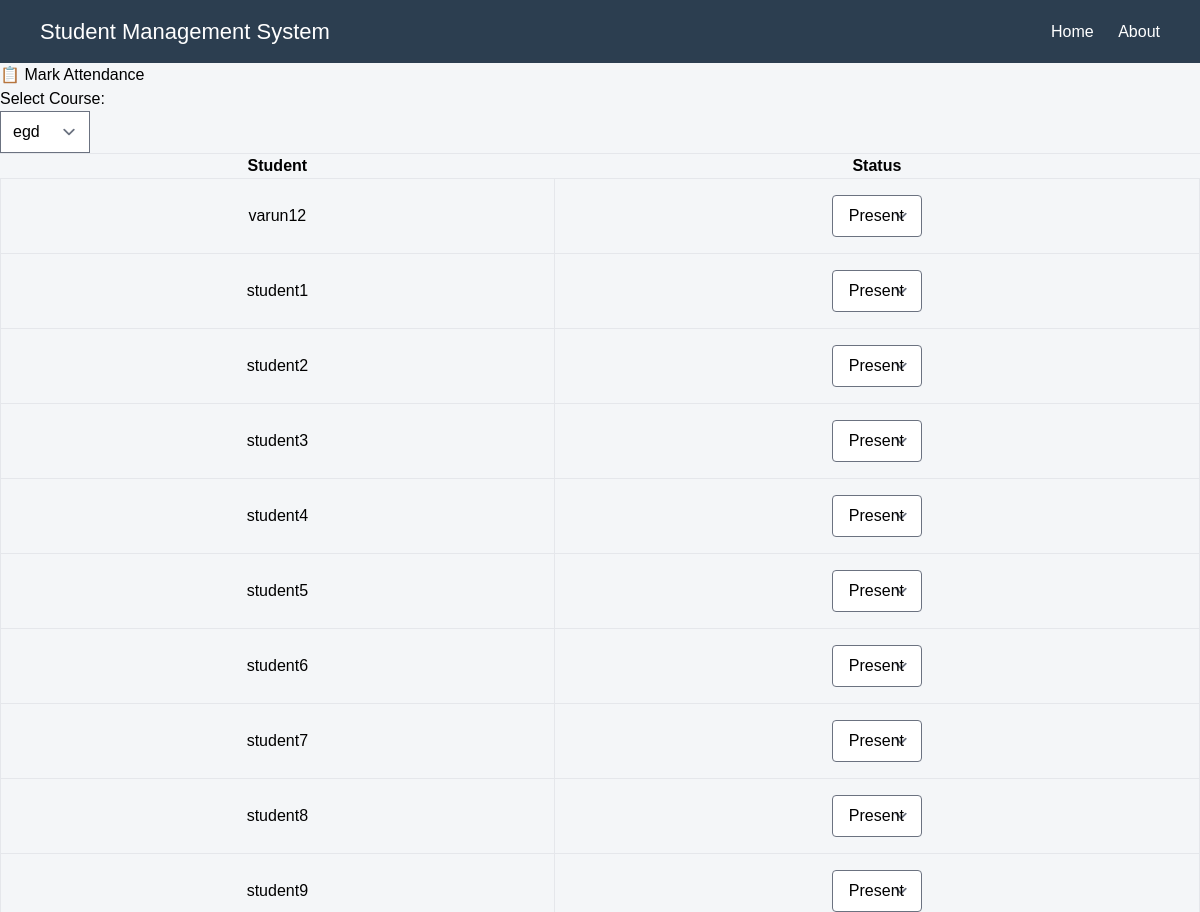
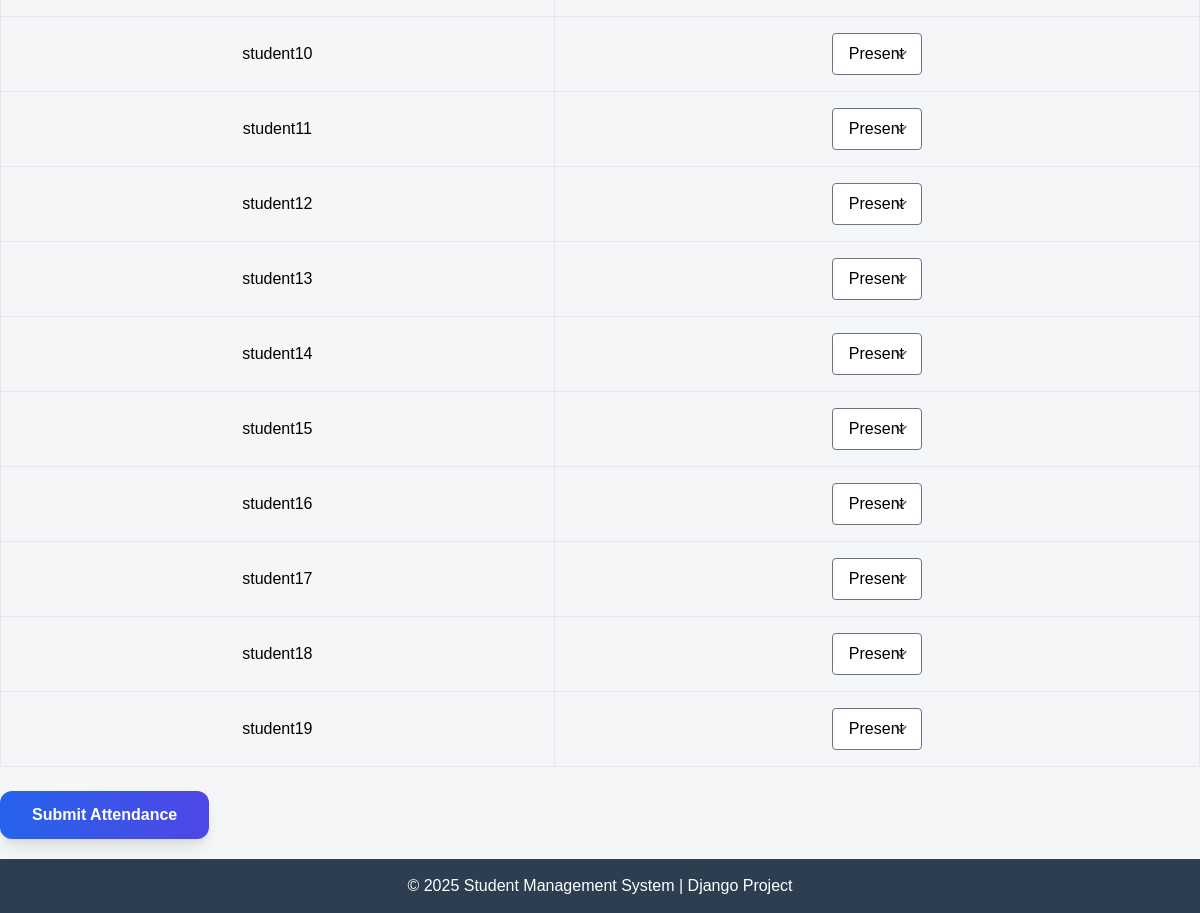
The app's page /teachers/teacher_dashboard/mark_attendance/ (signed in) with its own data (2 pictures, top to bottom).
### students/models.py (models this page shows, shortened)
class Student(models.Model):
    user = models.OneToOneField(user, on_delete=models.CASCADE)
    first_name = models.CharField(max_length=50)
    last_name = models.CharField(max_length=50)
    s_id      = models.IntegerField(unique=True )
    email =   models.EmailField(unique= True)
    phone_no = models.CharField(max_length=15)
    d_o_b = models.DateField(null= True)
    enrollement_date = models.DateField(auto_now_add=True)
    deparment = models.ForeignKey("courses.Department",  on_delete=models.SET_NULL, null= True,  blank=True)

### accounts/models.py (models this page shows, shortened)
class user(AbstractUser):
    User_type_choices = (
        ('admin' , 'Admin'),
        ('student' , 'Student'),
        ('teacher' , 'Teacher')
    )
    user_type = models.CharField(choices=User_type_choices,max_length=50)
    phone = models.CharField( max_length=20)

### teachers/views.py (the view, shortened to what this page needs)
# urls.py: path('teacher_dashboard/mark_attendance/' , views.mark_attendance , name = 'mark_attendance')
@login_required
def mark_attendance(req):
    if  not req.user.groups.filter(name = 'teachers').exists():
        messages.error(req , 'Access Denied You are not a teacher')
        return redirect('teacher_dashboard')
    courses = Course.objects.all()
    students = Student.objects.all()
    return render(req , 'teachers/attendance.html' , {"courses" : courses , "students" : students})

### teachers/templates/teachers/attendance.html (shortened to what this page needs)
{% extends "layouts/base.html"%}
{% block content%}
    <div class="box">
    <h1>📋 Mark Attendance</h1>
    <form method="post" enctype = "multipart/form-data">
        <label>Select Course:</label><br>
        <select name="course" required>
            {% for course in courses %}
                <option value="{{ course.id }}">{{ course.course_name }}</option>
            {% endfor %}
        </select>
        <hr>
        <table border ="15px" width="100%" cellpadding="5">
            <tr>
                <th>Student</th>
                <th>Status</th>
            </tr>
            {% for student in students %}
            <tr>
                <td class="px-6 py-4 border text-center">
                        {{ student.user.username }}
                </td>
                <td class="px-6 py-4 border">
                    <div class="flex justify-center">
                        <select name = "Status_{{student.id}}" class="border rounded px-4 py-2" required>
                        <option value="present">Present</option>
                        </select>
                    </div>
                    </td>
            {% endfor %}
        </table>
        <br>
        <button
  type="submit"
  class="bg-gradient-to-r from-blue-600 to-indigo-600
         text-white font-semibold px-8 py-3 rounded-xl
         shadow-lg transform transition-all duration-300
         hover:scale-105 hover:shadow-xl
         active:scale-95 focus:outline-none focus:ring-4
         focus:ring-blue-300">
  Submit Attendance
</button>
    </form>
</div>
{% endblock content%}

### templates/layouts/base.html (style rules this page uses)
* { margin: 0; padding: 0; box-sizing: border-box; font-family: Arial, Helvetica, sans-serif; }
body { background-color: #f4f6f8; }

### records on screen
Student: user.username "varun12", id "Present"
Student: user.username "student1", id "Present"
Student: user.username "student2", id "Present"
Student: user.username "student3", id "Present"
Student: user.username "student4", id "Present"
Student: user.username "student5", id "Present"
Student: user.username "student6", id "Present"
Student: user.username "student7", id "Present"
Student: user.username "student8", id "Present"
Student: user.username "student9", id "Present"
Student: user.username "student10", id "Present"
Student: user.username "student11", id "Present"
Student: user.username "student12", id "Present"
Student: user.username "student13", id "Present"
Student: user.username "student14", id "Present"
Student: user.username "student15", id "Present"
Student: user.username "student16", id "Present"
Student: user.username "student17", id "Present"
Student: user.username "student18", id "Present"
Student: user.username "student19", id "Present"

### other values on screen
form field course "egd"
